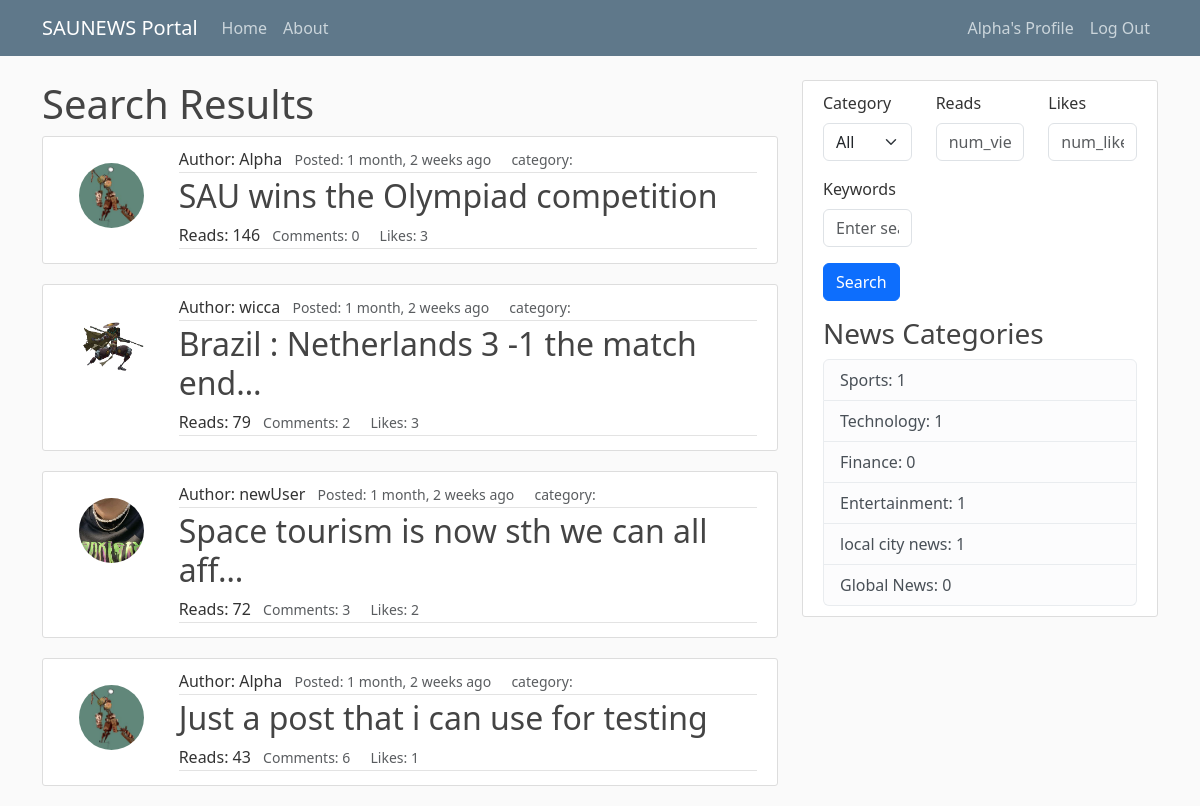
Before: /search/ (signed in) with the older database file.
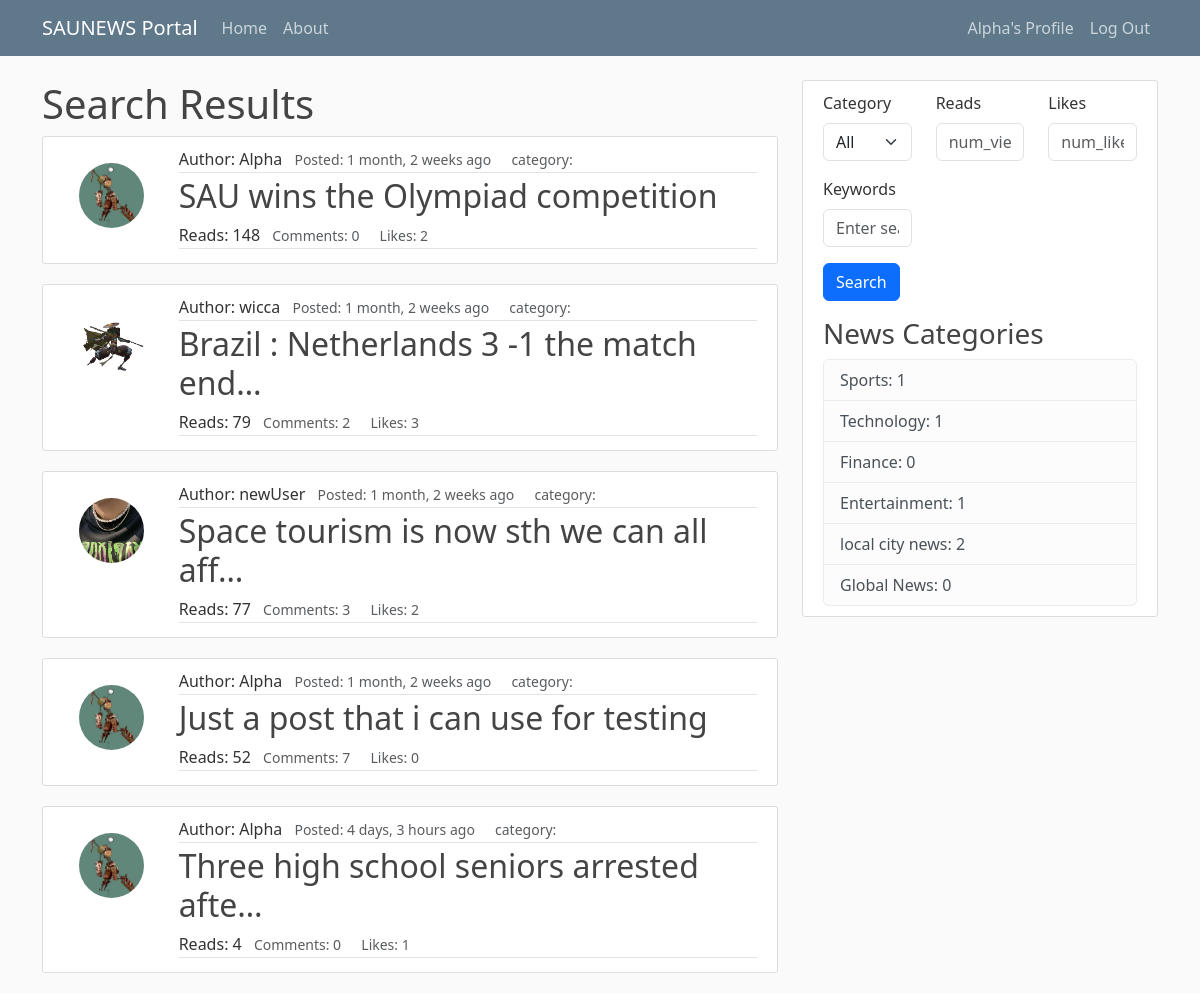
After: the same page with the newer database file.
### blog/models.py (models this page shows, shortened)
class Post(models.Model):
    title = models.CharField(max_length=100)
    content = models.TextField(null=True)
    category = models.ForeignKey(Category, on_delete=models.CASCADE, null=True)
    date_created = models.DateTimeField(default=timezone.now)
    author = models.ForeignKey(User, on_delete=models.CASCADE)
    likes = models.ManyToManyField(User, related_name='blog_posts')
    reads = models.IntegerField(default=0)
    comments_count = models.IntegerField(default=0)
    video = models.FileField(upload_to='videos/', null=True, blank=True)
    image = models.ImageField(upload_to='images/', null=True, blank=True)
    def total_likes(self):
        return self.likes.count()

class Category(models.Model):
    name = models.CharField(max_length=100)
    class Meta:
        verbose_name_plural = 'categories'

### users/models.py (models this page shows, shortened)
class Profile(models.Model):
    user = models.OneToOneField(User, on_delete=models.CASCADE)
    image = models.ImageField(default="default.jpg", upload_to='profile_pics')

### blog/views.py (the view)
# urls.py: path('search/', views.search, name='search'),
@login_required()
def search(request):
    query = request.GET.get('query')
    category = request.GET.get('category')
    num_views = request.GET.get('num_views')
    num_likes = request.GET.get('num_likes')
    print(num_likes)
    if query and category:
        posts = Post.objects.filter(category__name__icontains=category, title__icontains=query)
    elif query:
        posts = Post.objects.filter(title__icontains=query)
    elif category:
        posts = Post.objects.filter(category__name__icontains=category)
    else:
        posts = Post.objects.all()
    if num_views:
        posts = posts.filter(reads=num_views)
    if num_likes:
        posts = posts.annotate(num_likes=Count('likes')).filter(num_likes=num_likes)
    context = {
        'posts': posts,
        'query': query,
        'category': category,
        'num_views': num_views,
        'num_likes': num_likes,
    }
    return render(request, 'blog/search_results.html', context)

### blog/context_processors.py (called while the page is built)
def categories(request):
    categories = Category.objects.annotate(num_posts=Count('post'))
    return {'categories': categories}

### blog/templates/blog/search_results.html (shortened to what this page needs)
{% extends 'blog/base.html' %}
{% block content %}
  <h1>Search Results</h1>
  {% if posts %}
    {% for post in posts %}
    <article class="media content-section">
        <div class="row g-0">
            <div class="col mt-3 ps-3">
                <img src="{{ post.author.profile.image.url }}" class="rounded-circle article-img">
            </div>
            <div class="col-lg-10 media-body">
                <div class="article-metadata">
                    <span>Author: {{ post.author }}</span>
                    <small class="px-2 text-muted">Posted: {{ post.date_created | timesince}} ago</small>
                    <small class="px-2 text-muted">category: {{ post.categories.first }}</small>
                </div>
                <h2><a class="article-title nav-link " href="{% url 'post_detail' post.id %}">{{ post.title | truncatechars:40 }}</a></h2>
                <div class="article-metadata ">
                    <span>Reads: {{ post.reads }}</span>
                    <small class="px-2 text-muted">Comments: {{ post.comments_count }}</small>
                    <small class="px-2 text-muted">Likes: {{ post.total_likes }}</small>
                </div>
            </div>
        </div>
    </article>
    {% endfor %}
  {% else %}
    <p>No results found.</p>
  {% endif %}
{% endblock %}

### blog/templates/blog/base.html (shortened to what this page needs)
{% load static %}
<html lang="en">
  <head>
    <link href="https://cdn.jsdelivr.net/npm/bootstrap@5.3.0-alpha1/dist/css/bootstrap.min.css" rel="stylesheet">
    <link rel="stylesheet" href="https://cdn.jsdelivr.net/npm/bootstrap-icons@1.10.3/font/bootstrap-icons.css">
    <link rel="stylesheet" href="{% static 'blog/main.css' %}">
  </head>
  <body>
    <header class="site-header">
        <nav class="navbar navbar-expand-md navbar-dark bg-steel fixed-top">
          <div class="container">
            <a class="navbar-brand mr-4" href="{% url 'blog_home' %}">SAUNEWS Portal</a>
            <div class="collapse navbar-collapse" id="navbarToggle">
              <div class="navbar-nav mr-auto">
                <a class="nav-item nav-link" href="{% url 'blog_home' %}">Home</a>
                <a class="nav-item nav-link" href="{% url 'blog_about' %}">About</a>
              </div>
            </div>
            <div class="navbar-nav">
              {% if user.is_authenticated %}
                <a class="nav-item nav-link" href="{% url 'profile' %}">{{user.username}}'s Profile</a>
                <a class="nav-item nav-link" href="{% url 'logout' %}">Log Out</a>
                {% else %}
                <a class="nav-item nav-link" href="{% url 'login' %}">Login</a>
                <a class="nav-item nav-link" href="{% url 'register' %}">Register</a>
              {% endif %}
            </div>
          </div>
        </nav>
    </header>
    <main role="main" class="container">
        <div class="row">
          <div class="col-md-8">
            {% block content %} {% endblock %}
          </div>
          <div class="col-md-4">
            <div class="content-section">
              <form method="GET" action="{% url 'search' %}">
                <div class="row">
                  <div class="col-md-4">
                    <div class="mb-3">
                      <label for="category" class="form-label">Category</label>
                      <select name="category" id="category" class="form-select">
                        <option value="">All</option>
                      </select>
                    </div>
                  </div>
                  <div class="col-md-4">
                    <div class="mb-3">
                      <label for="num_views" class="form-label">Reads</label>
                      <input type="text" name="num_views" id="num_views" class="form-control" placeholder="num_views">
                    </div>
                  </div>
                  <div class="col-md-4">
                    <div class="mb-3">
                      <label for="num_likes" class="form-label">Likes</label>
                      <input type="text" name="num_likes" id="num_likes" class="form-control" placeholder="num_likes">
                    </div>
                  </div>
                  <div class="col-md-4">
                    <div class="mb-3">
                      <label for="query" class="form-label">Keywords</label>
                      <input type="text" name="query" id="query" class="form-control" placeholder="Enter search query">
                    </div>
                  </div>
                </div>
                <button type="submit" class="btn btn-primary">Search</button>
              </form>
              <h3>News Categories</h3>
              <ul class="list-group">
                {% for category in categories %}
                <li class="list-group-item list-group-item-light"><a href="{% url 'category_detail' category.id %}"></a>{{ category.name }}: {{ category.num_posts }}</li>
                {%endfor%}
              </ul>
            </div>
          </div>
        </div>
    </main>
  </body>
</html>

Changed rows visible on the page:
changed Post "SAU wins the Olympiad competition": reads "146" → "148"; total_likes "3" → "2"
changed Post "Space tourism is now sth we can all aff…": reads "72" → "77"
changed Post "Just a post that i can use for testing": reads "43" → "52"; comments_count "6" → "7"; total_likes "1" → "0"
added Post: author.profile.image (picture), author "Alpha", date_created "4 days, 3 hours", title "Three high school seniors arrested afte…", reads "4", comments_count "0", total_likes "1"
computed for Category "local city news": num_posts "1" → "2"
